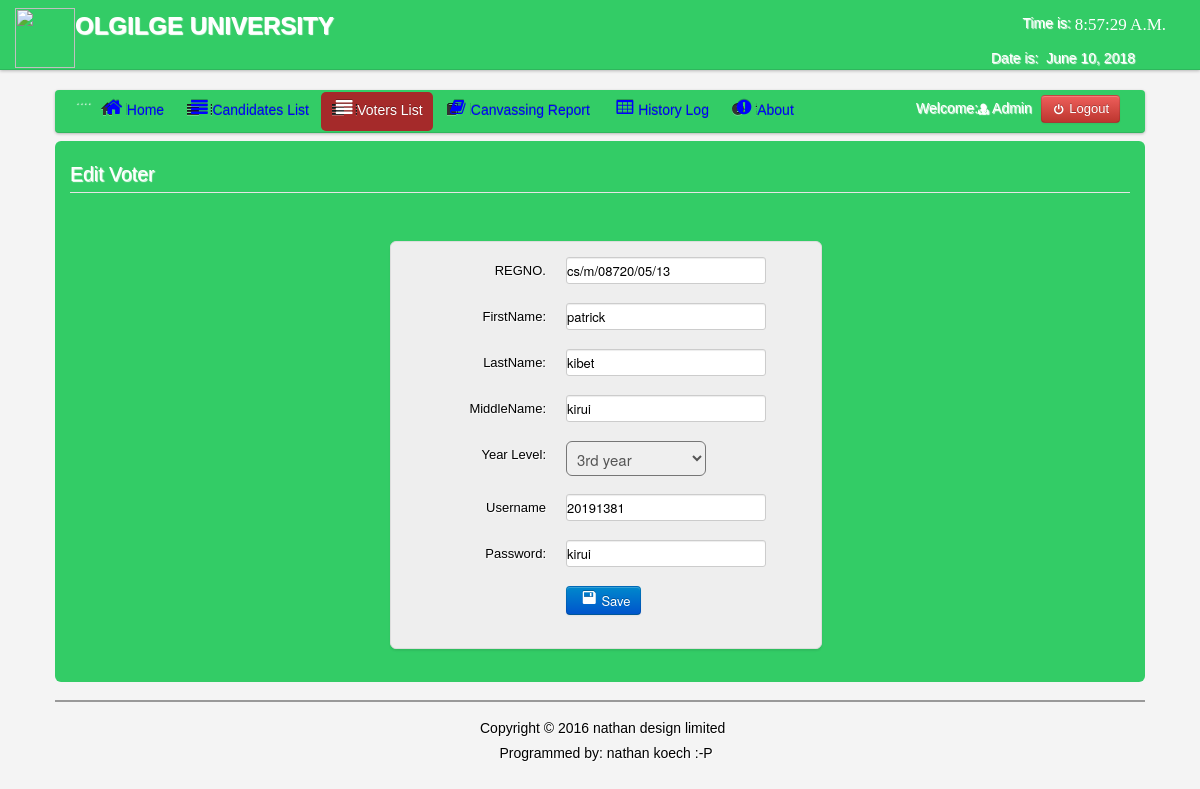
/voting/admin/edit_voter.php?id=60 (signed in), run on the app's committed database.
### tables this page shows
CREATE TABLE IF NOT EXISTS `users` (
  `User_id` int(11) NOT NULL AUTO_INCREMENT,
  `FirstName` varchar(100) NOT NULL,
  `LastName` varchar(100) NOT NULL,
  `UserName` varchar(100) NOT NULL,
  `Password` varchar(100) NOT NULL,
  `User_Type` varchar(50) NOT NULL,
  PRIMARY KEY (`User_id`)
);

CREATE TABLE IF NOT EXISTS `voters` (
  `VoterID` int(11) NOT NULL AUTO_INCREMENT,
  `regno` varchar(30) NOT NULL,
  `FirstName` varchar(150) NOT NULL,
  `LastName` varchar(150) NOT NULL,
  `MiddleName` varchar(100) NOT NULL,
  `Username` varchar(100) NOT NULL,
  `Password` varchar(100) NOT NULL,
  `Year` varchar(100) NOT NULL,
  `Status` varchar(20) NOT NULL,
  `session` int(10) NOT NULL,
  PRIMARY KEY (`VoterID`)
);

### voting/admin/session.php (called while the page is built, shortened)
<?php
$id_session=$_SESSION['id'];
?>

### voting/admin/edit_voter.php (the view, shortened to what this page needs)
<?php
include('header.php');
include('session.php');
$get_id=$_GET['id'];
?>
</head>
<body>
<?php include('nav_top.php'); ?>
<div class="wrapper">
<div class="home_body">
<div class="navbar">
	<div class="navbar-inner">
	<div class="container">
	<ul class="nav nav-pills">
	  <li>....</li>
	  <li><a href="home.php"><i class="icon-home icon-large"></i>Home</a></li>
	  <li><a  href="candidate_list.php"><i class="icon-align-justify icon-large"></i>Candidates List</a></li>
	  <li class="active"><a  href="voter_list.php"><i class="icon-align-justify icon-large"></i>Voters List</a></li>
		 <li><a  href="canvassing_report.php"><i class="icon-book icon-large"></i>Canvassing Report</a></li>
		    <li><a  href="History.php"><i class="icon-table icon-large"></i>History Log</a>
		   <li><a data-toggle="modal" href="#about"><i class="icon-exclamation-sign icon-large"></i>About</a></li>
	 </ul>
	<form class="navbar-form pull-right">
		<?php $result=mysql_query("select * from users where User_id='$id_session'");
	$row=mysql_fetch_array($result);
	?>
	<font color="white">Welcome:<i class="icon-user-md"></i><?php echo $row['User_Type']; ?></font>
	<a class="btn btn-danger" id="logout" data-toggle="modal" href="#myModal"><i class="icon-off"></i>&nbsp;Logout</a>
	</form>
	</div>
	</div>
	</div>
	<div id="element" class="hero-body">
	<?php
	$result=mysql_query("select * from voters where VoterID='$get_id'") or die(mysql_error());
	$row=mysql_fetch_array($result);
	?>
	<form method="POST"  class="form-horizontal" enctype="multipart/form-data">
    <fieldset>
    <legend><font color="white">Edit Voter</font></legend>
	<div class="candidate_margin">
	<ul class="thumbnails_new_voter">
    <li class="span3">
    <div class="thumbnail_new_voter">
    <div class="control-group">
    <label class="control-label" for="input01">REGNO.</label>
    <div class="controls">
    <input type="text" name="regno" class="regno" value="<?php echo $row['regno']; ?>">
    </div>
    </div>
	<div class="control-group">
    <label class="control-label" for="input01">FirstName:</label>
    <div class="controls">
    <input type="text" name="rfirstname" class="rfirstname" value="<?php echo $row['FirstName']; ?>">
    </div>
    </div>
	<div class="control-group">
    <label class="control-label" for="input01">LastName:</label>
    <div class="controls">
    <input type="text" name="rlastname" class="rlastname" value="<?php echo $row['LastName']; ?>">
    </div>
    </div>
	<div class="control-group">
    <label class="control-label" for="input01">MiddleName:</label>
    <div class="controls">
    <input type="text" name="rname" class="rname" value="<?php echo $row['MiddleName']; ?>">
    </div>
    </div>
	<div class="control-group">
    <label class="control-label" for="input01">Year Level:</label>
    <div class="controls">
   <select name="ryear" class="ryear" id="span2">
     <option><?php echo $row['Year']; ?></option>
	</select>
    </div>
    </div>
	<div class="control-group">
    <label class="control-label" for="input01">Username</label>
    <div class="controls">
    <input type="text" name="Username" class="Username" value="<?php echo $row['Username']; ?>">
    </div>
    </div>
		<div class="control-group">
    <label class="control-label" for="input01">Password:</label>
    <div class="controls">
    <input type="text" name="Password" class="Password" value="<?php echo $row['Password']; ?>">
    </div>
    </div>
	<div class="control-group">
    <div class="controls">
	<button class="btn btn-primary" name="save"><i class="icon-save icon-large"></i>Save</button>
    </div>
    </div>
    </fieldset>
    </form>
	</div>
	<?php include('footer.php')?>
</div>
</div>
</body>
</html>

### voting/admin/css/Home.css (style rules this page uses)
* { margin:0; padding:0; }
body { font-family:"Trebuchet MS", "Myriad Pro", Arial, sans-serif; font-size:14px; background-color: #fff; background:#f4f4f4 url(../images/bg.gif) repeat top left; text-shadow:1px 1px 1px #fff; background-position: 0 0px; }
.wrapper { width:1090px; margin:10px auto; }
.navbar .navbar-inner { background: #3C6; }

### data on the page
users: User_Type "Admin"
voters: regno "cs/m/08720/05/13", rfirstname "patrick", rlastname "kibet", rname "kirui", ryear "3rd year", Username "20191381", Password "kirui"
